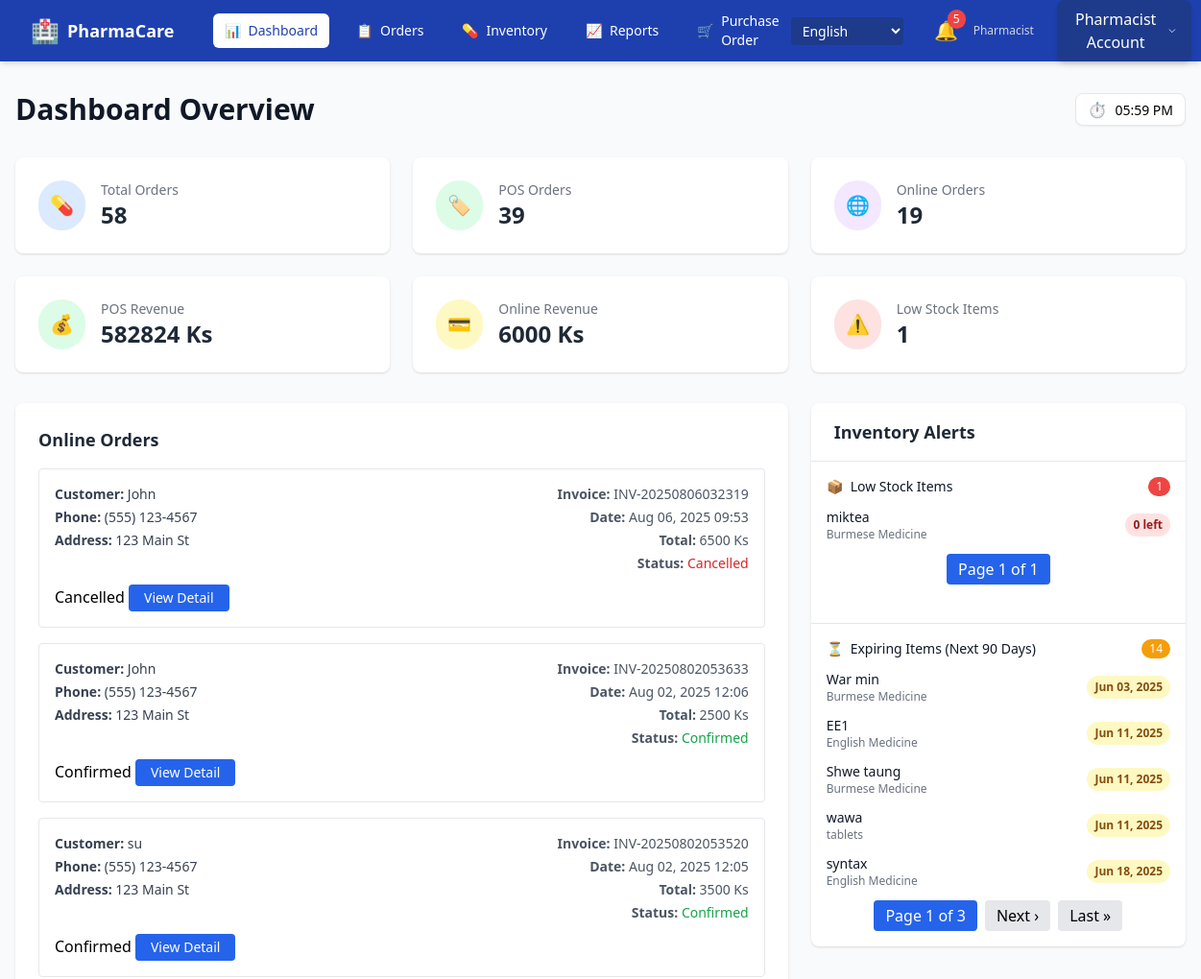
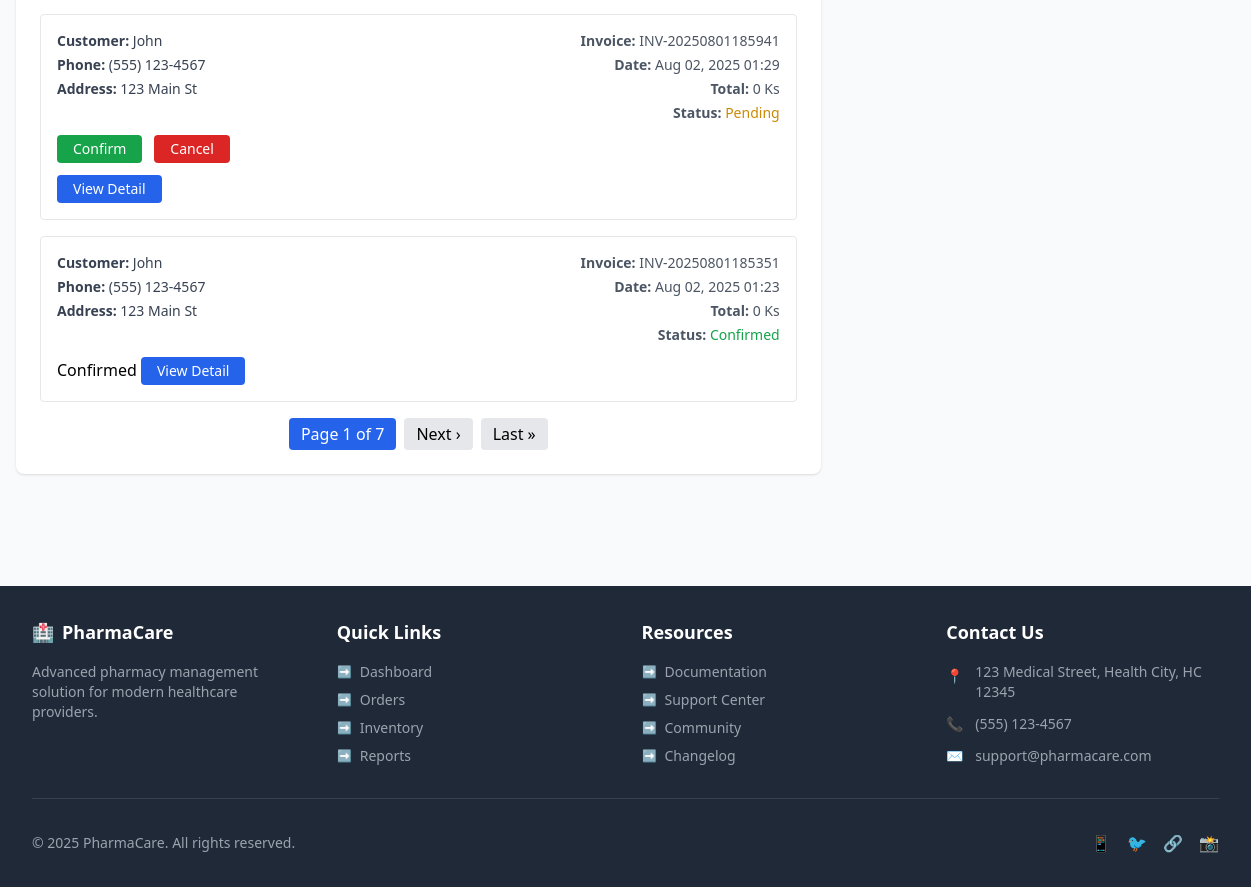
The app's page /en/pharmacist-dashboard/ (signed in), older data (2 pictures, top to bottom).
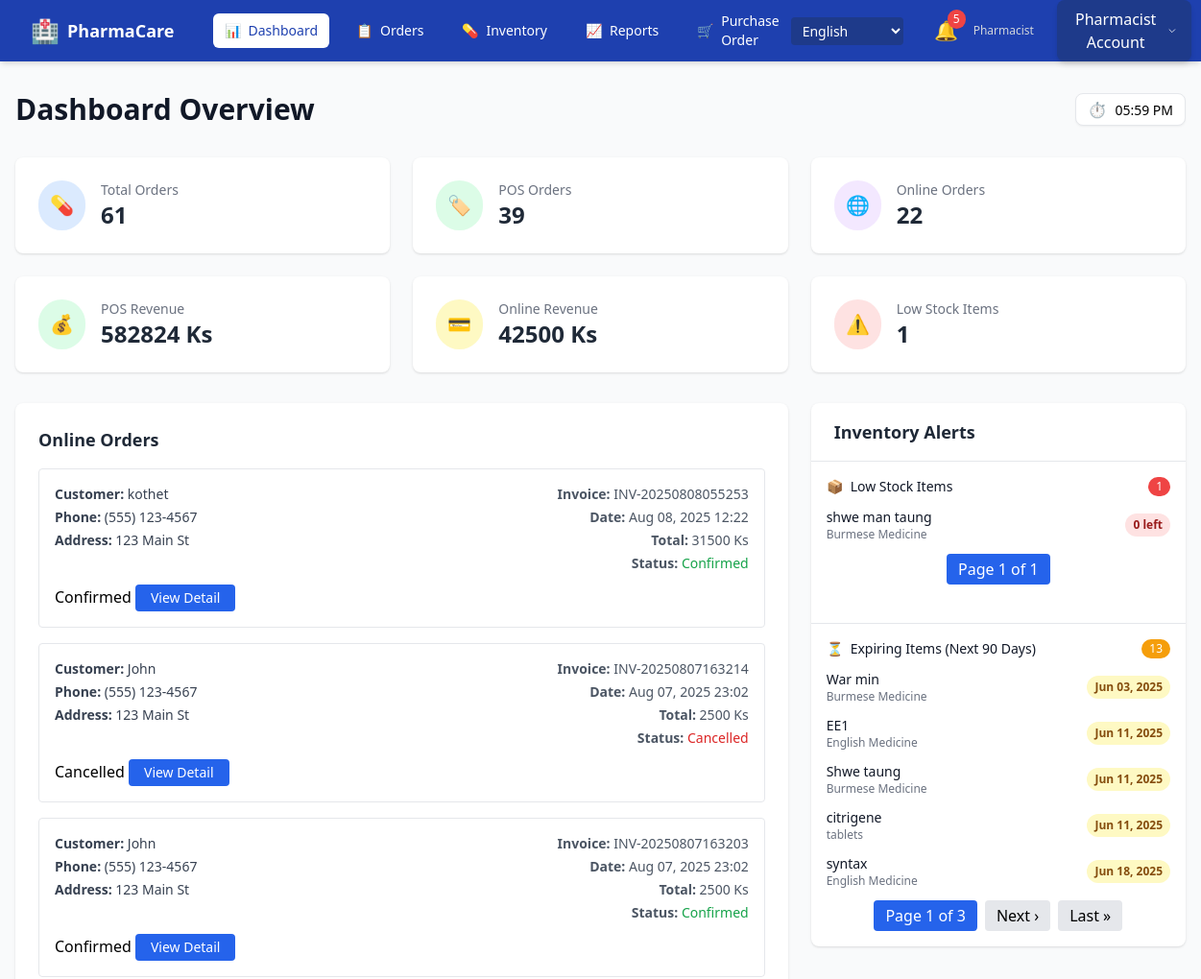
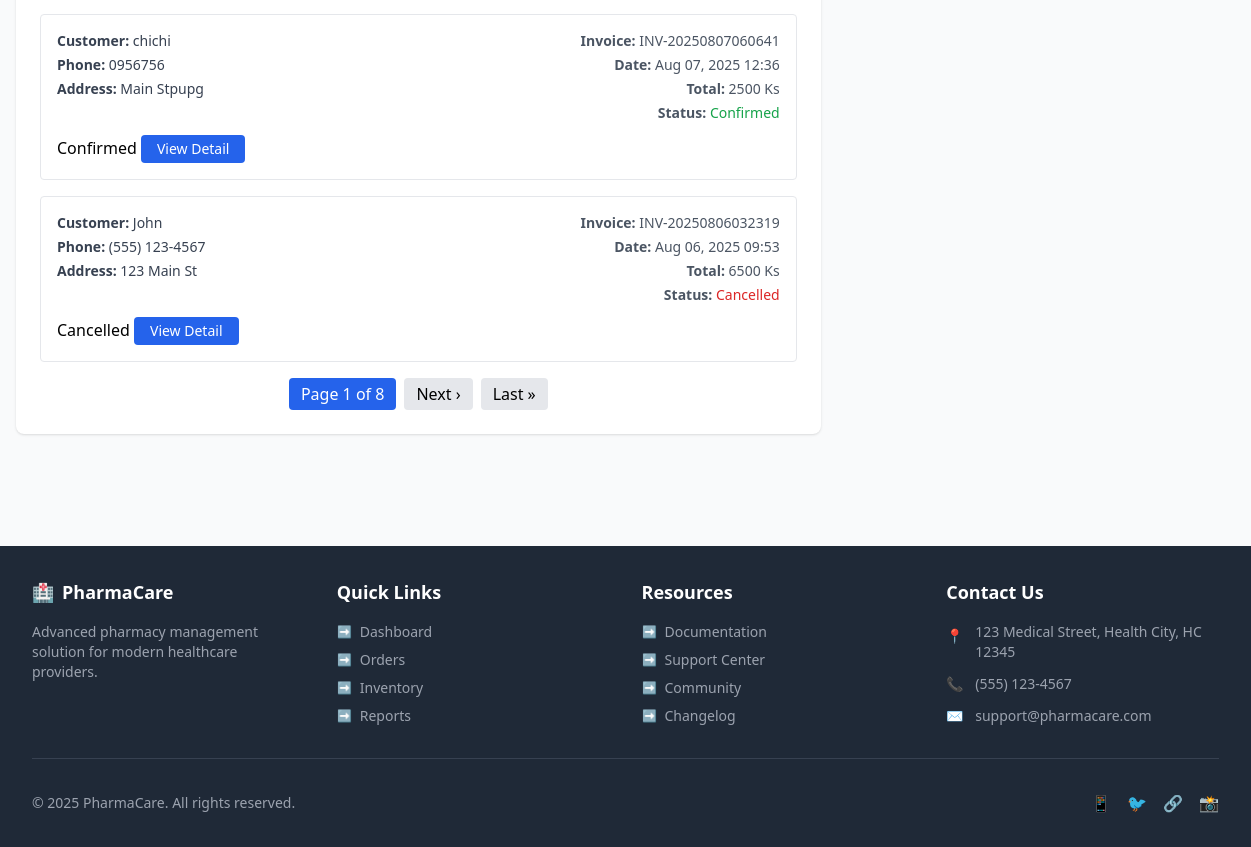
The same page, newer data (2 pictures, top to bottom).
### ourapp/models.py (models this page shows, shortened)
class Sale(models.Model):
    STATUS_CHOICES = [
        ('pending', _('Pending')),
        ('confirmed', _('Confirmed')),
        ('cancelled', _('Cancelled')),
    ]
    user = models.ForeignKey(User, on_delete=models.CASCADE, verbose_name=_("User"))
    invoice_no = models.CharField(max_length=100, verbose_name=_("Invoice No"))
    name = models.CharField(max_length=255, blank=True, null=True, verbose_name=_("Customer Name"))
    phone = models.CharField(max_length=50, blank=True, null=True, verbose_name=_("Phone"))
    address = models.CharField(max_length=255, blank=True, null=True, verbose_name=_("Address"))
    total_amount = models.PositiveIntegerField(verbose_name=_("Total Amount"))
    created_date = models.DateTimeField(auto_now_add=True, verbose_name=_("Created Date"))
    status = models.CharField(max_length=20, choices=STATUS_CHOICES, default='pending', blank=True, null=True, verbose_name=_("Status"))
    final_amount = models.PositiveIntegerField(default=0, verbose_name=_("Final Amount (with tax + shipping)"),blank=True,null=True)

class Item(models.Model):
    category = models.ForeignKey(Category, on_delete=models.CASCADE, verbose_name=_("Category"))
    item_photo = models.ImageField(upload_to='photos', verbose_name=_("Photo"))
    primary_supplier = models.ForeignKey(Supplier, on_delete=models.CASCADE, blank=True, null=True, verbose_name=_("Primary Supplier"))
    strength = models.CharField(max_length=50, blank=True, null=True, verbose_name=_("Strength"))
    item_name = models.CharField(max_length=255, verbose_name=_("Item Name"))
    item_quantity = models.PositiveIntegerField(verbose_name=_("Quantity"))
    item_price = models.PositiveIntegerField(verbose_name=_("Selling Price"))
    purcharse_price = models.PositiveIntegerField(default=0, verbose_name=_("Purchase Price"))
    reorder_level = models.PositiveIntegerField(default=0, blank=True, null=True, verbose_name=_("Reorder Level"))
    item_description = models.TextField(verbose_name=_("Description"))
    exp_date = models.DateField(verbose_name=_("Expiry Date"))
    brand_name = models.CharField(max_length=255, blank=True, null=True, verbose_name=_("Brand Name"))
    batch_number = models.CharField(max_length=100, blank=True, null=True, verbose_name=_("Batch Number"))
    stock_minimum = models.PositiveIntegerField(default=10, verbose_name=_("Minimum Stock"))
    is_limited = models.BooleanField(default=False, verbose_name=_("Limited Stock"))
    max_quantity = models.PositiveIntegerField(default=5, verbose_name=_("Maximum Quantity"))
    last_ordered = models.DateField(blank=True, null=True, verbose_name=_("Last Ordered"))

class Category(models.Model):
    name = models.CharField(max_length=100, unique=True, verbose_name=_("Name"))
    description = models.TextField(blank=True, null=True, verbose_name=_("Description"))
    def __str__(self):
        return self.name

### ourapp/views.py (the view)
# urls.py: path('pharmacist-dashboard/', pharmacist_dashboard_view, name='pharmacist_dashboard'),
@login_required
def pharmacist_dashboard_view(request):
    if request.user.userprofile.role != 'pharmacist':
        return HttpResponseForbidden("Unauthorized")
    pos_orders = Cart.objects.filter(payment_method__in=['cash', 'mobile', 'print'])
    pos_total = pos_orders.count()
    pos_revenue = pos_orders.aggregate(total=Coalesce(Sum('total_amount'), 0))['total']
    online_orders_queryset = (
        Sale.objects
        .exclude(user__userprofile__role='pharmacist')
        .select_related('user')
        .order_by('-created_date')
    )
    paginator = Paginator(online_orders_queryset, 5)
    page_number = request.GET.get('page')
    online_orders_list = paginator.get_page(page_number)
    confirmed_online_orders = online_orders_queryset.filter(status='confirmed')
    online_total = confirmed_online_orders.count()
    online_revenue = confirmed_online_orders.aggregate(
        total=Coalesce(Sum('final_amount'), 0)
    )['total']
    total_orders = pos_total + online_total
    low_stock_queryset = Item.objects.filter(item_quantity__lt=10).order_by('item_quantity')
    low_stock_paginator = Paginator(low_stock_queryset, 5)
    low_stock_page_number = request.GET.get('low_stock_page')
    low_stock_items = low_stock_paginator.get_page(low_stock_page_number)
    low_stock_count = low_stock_queryset.count()
    today = datetime.date.today()
    expiring_queryset = Item.objects.filter(exp_date__lte=today + datetime.timedelta(days=90)).order_by('exp_date')
    expiring_paginator = Paginator(expiring_queryset, 5)
    expiring_page_number = request.GET.get('expiring_page')
    expiring_items = expiring_paginator.get_page(expiring_page_number)
    expiring_count = expiring_queryset.count()
    for order in online_orders_list:
        if not order.name:
            order.name = order.user.username
    dashboard_stats = [
        {
            'label': 'Total Orders',
            'icon': '💊',
            'bg': 'bg-blue-100',
            'text': 'text-blue-600',
            'value': total_orders
        },
        {
            'label': 'POS Orders',
            'icon': '🏷️',
            'bg': 'bg-green-100',
            'text': 'text-green-600',
            'value': pos_total
        },
        {
            'label': 'Online Orders',
            'icon': '🌐',
            'bg': 'bg-purple-100',
            'text': 'text-purple-600',
            'value': online_total
        },
        {
            'label': 'POS Revenue',
            'icon': '💰',
            'bg': 'bg-green-100',
            'text': 'text-green-600',
            'value': f"{pos_revenue} Ks"
        },
        {
            'label': 'Online Revenue',
            'icon': '💳',
            'bg': 'bg-yellow-100',
            'text': 'text-yellow-600',
            'value': f"{online_revenue} Ks"
        },
        {
            'label': 'Low Stock Items',
            'icon': '⚠️',
            'bg': 'bg-red-100',
            'text': 'text-red-600',
            'value': low_stock_count
        },
    ]
    context = {
        'dashboard_stats': dashboard_stats,
        'low_stock_items': low_stock_items,
        'expiring_items': expiring_items,
        'online_orders_list': online_orders_list,
        'expiring_count': expiring_count,
    }
    return render(request, 'pharmacist/dashboard.html', context)

### ourapp/context_processors.py (called while the page is built)
def expiry_alert_items(request):
    if request.user.is_authenticated and hasattr(request.user, 'userprofile'):
        if request.user.userprofile.role == 'pharmacist':
            today = date.today()
            threshold_date = today + timedelta(days=90)
            expiring_items = Item.objects.filter(exp_date__lte=threshold_date, exp_date__gte=today).order_by('exp_date')
            return {'expiring_items': expiring_items}
    return {}

### templates/pharmacist/dashboard.html (shortened to what the changed rows need)
{% load i18n %}
<!DOCTYPE html>
<html lang="en">
<head>
    <script src="https://cdn.tailwindcss.com"></script>
</head>
<body class="bg-gray-50 flex flex-col min-h-screen">
    <div class="w-full px-4 py-8">
        <div class="mb-8">
            <div class="flex justify-between items-center">
                <div>
                    <h1 class="text-3xl font-bold text-gray-900">{% trans "Dashboard Overview" %}</h1>
                </div>
            </div>
        </div>
        <div class="grid grid-cols-1 md:grid-cols-2 lg:grid-cols-3 gap-6 mb-8">
            {% for stat in dashboard_stats %}
            <div class="card bg-white rounded-lg p-6 shadow hover:shadow-lg smooth-transition">
                <div class="flex items-center">
                    <div class="rounded-full {{ stat.bg }} p-3 mr-4">
                        <span class="{{ stat.text }} text-xl">{{ stat.icon }}</span>
                    </div>
                    <div>
                        <p class="text-gray-500 text-sm">{% trans stat.label %}</p>
                        <p class="text-2xl font-bold text-gray-800">{{ stat.value }}</p>
                    </div>
                </div>
            </div>
            {% endfor %}
        </div>
        <div class="grid grid-cols-1 lg:grid-cols-3 gap-6">
            <div class="lg:col-span-2">
                <div class="card bg-white rounded-lg p-6 shadow mb-8">
                    <h2 class="text-lg font-semibold text-gray-800 mb-4">{% trans "Online Orders" %}</h2>
{% if online_orders_list %}
    <div class="space-y-4">
        {% for order in online_orders_list %}
            <div class="border border-gray-200 rounded p-4 hover:bg-gray-50 transition">
                <div class="flex justify-between items-start flex-wrap">
                    <div class="text-sm text-gray-700 space-y-1">
                        <p><strong>{% trans "Customer:" %}</strong> {{ order.name|default:order.user.username }}</p>
                        <p><strong>{% trans "Phone:" %}</strong> {{ order.phone|default:"-" }}</p>
                        <p><strong>{% trans "Address:" %}</strong> {{ order.address|default:"-" }}</p>
                    </div>
                    <div class="text-sm text-gray-600 text-right space-y-1 mt-3 md:mt-0">
                        <p><strong>{% trans "Invoice:" %}</strong> {{ order.invoice_no }}</p>
                        <p><strong>{% trans "Date:" %}</strong> {{ order.created_date|date:"M d, Y H:i" }}</p>
                        <p><strong>{% trans "Total:" %}</strong> {{ order.final_amount }} {% trans "Ks" %}</p>
                        <p><strong>{% trans "Status:" %}</strong>
                            {% if order.status == "pending" %}
                                <span class="text-yellow-600 font-medium">{% trans "Pending" %}</span>
                            {% elif order.status == "confirmed" %}
                                <span class="text-green-600 font-medium">{% trans "Confirmed" %}</span>
                            {% elif order.status == "cancelled" %}
                                <span class="text-red-600 font-medium">{% trans "Cancelled" %}</span>
                            {% endif %}
                        </p>
                    </div>
                </div>
                {% if order.status == "pending" %}
                    <div class="mt-3 flex space-x-3">
                        <a href="{% url 'confirm_order' order.id %}" class="bg-green-600 text-white px-4 py-1 rounded text-sm hover:bg-green-700">{% trans "Confirm" %}</a>
                        <a href="{% url 'cancel_order' order.id %}" class="bg-red-600 text-white px-4 py-1 rounded text-sm hover:bg-red-700">{% trans "Cancel" %}</a>
                    </div>
                {% else %}
                    <span class="text-muted">{{ order.status|capfirst }}</span>
                {% endif %}
                <button onclick="viewOrderDetail({{ order.id }})"
                        class="mt-3 bg-blue-600 text-white px-4 py-1 rounded text-sm hover:bg-blue-700">
                    {% trans "View Detail" %}
                </button>
            </div>
        {% endfor %}
    </div>
    <div class="mt-4 flex justify-center space-x-2">
        <span class="px-3 py-1 bg-blue-600 text-white rounded">
            Page {{ online_orders_list.number }} of {{ online_orders_list.paginator.num_pages }}
        </span>
        {% if online_orders_list.has_next %}
            <a href="?page={{ online_orders_list.next_page_number }}" class="px-3 py-1 bg-gray-200 rounded hover:bg-gray-300">Next ›</a>
            <a href="?page={{ online_orders_list.paginator.num_pages }}" class="px-3 py-1 bg-gray-200 rounded hover:bg-gray-300">Last »</a>
        {% endif %}
    </div>
{% else %}
    <p class="text-gray-500">{% trans "No online orders yet." %}</p>
{% endif %}
                </div>
            </div>
            <div class="space-y-6">
                <div class="card bg-white rounded-lg shadow overflow-hidden">
                    <div class="px-6 py-4 border-b border-gray-200">
                        <h2 class="text-lg font-semibold text-gray-800">{% trans "Inventory Alerts" %}</h2>
                    </div>
                    <div class="divide-y divide-gray-200">
<div class="p-4">
    <ul class="space-y-3">
        {% for item in low_stock_items %}
        <li class="flex justify-between items-center">
            <div>
                <p class="text-sm font-medium text-gray-900">{{ item.item_name }}</p>
                <p class="text-xs text-gray-500">{{ item.category }}</p>
            </div>
            <span class="text-xs font-semibold px-2 py-1 rounded-full
                {% if item.item_quantity < 5 %}bg-red-100 text-red-800
                {% else %}bg-yellow-100 text-yellow-800{% endif %}">
                {{ item.item_quantity }} {% trans "left" %}
            </span>
        </li>
        {% empty %}
        <li class="text-center text-sm text-gray-500 py-2">
            {% trans "No low stock items" %}
        </li>
        {% endfor %}
    </ul>
</div>
<div class="p-4 mt-6">
    <div class="flex justify-between items-center mb-3">
        <h3 class="text-sm font-medium text-gray-900 flex items-center">
            <span class="text-warning mr-2">⏳</span> {% trans "Expiring Items (Next 90 Days)" %}
        </h3>
        <span class="bg-warning text-white text-xs font-medium px-2 py-0.5 rounded-full">
            {{ expiring_items.paginator.count }}
        </span>
    </div>
    <ul class="space-y-3">
        {% for item in expiring_items %}
        <li class="flex justify-between items-center">
            <div>
                <p class="text-sm font-medium text-gray-900">{{ item.item_name }}</p>
                <p class="text-xs text-gray-500">{{ item.category }}</p>
            </div>
            <span class="text-xs font-semibold px-2 py-1 rounded-full bg-yellow-100 text-yellow-800">
                {{ item.exp_date|date:"M d, Y" }}
            </span>
        </li>
        {% empty %}
        <li class="text-center text-sm text-gray-500 py-2">
            {% trans "No expiring items" %}
        </li>
        {% endfor %}
    </ul>
</div>
                    </div>
                </div>
            </div>
        </div>
    </div>
</body>
</html>

Row changes from the older to the newer data that the page shows:
no longer on this page (row unchanged): Sale: name "John", phone "(555) 123-4567", address "123 Main St", invoice_no "INV-20250802053633", created_date "Aug 02, 2025 12:06", final_amount "2500", status "Confirmed"
no longer on this page (row unchanged): Sale: name "su", phone "(555) 123-4567", address "123 Main St", invoice_no "INV-20250802053520", created_date "Aug 02, 2025 12:05", final_amount "3500", status "Confirmed"
no longer on this page (row unchanged): Sale: name "John", phone "(555) 123-4567", address "123 Main St", invoice_no "INV-20250801185941", created_date "Aug 02, 2025 01:29", final_amount "0"
no longer on this page (row unchanged): Sale: name "John", phone "(555) 123-4567", address "123 Main St", invoice_no "INV-20250801185351", created_date "Aug 02, 2025 01:23", final_amount "0", status "Confirmed"
added Sale: name "kothet", phone "(555) 123-4567", address "123 Main St", invoice_no "INV-20250808055253", created_date "Aug 08, 2025 12:22", final_amount "31500", status "Confirmed"
added Sale: name "John", phone "(555) 123-4567", address "123 Main St", invoice_no "INV-20250807163214", created_date "Aug 07, 2025 23:02", final_amount "2500", status "Cancelled"
added Sale: name "John", phone "(555) 123-4567", address "123 Main St", invoice_no "INV-20250807163203", created_date "Aug 07, 2025 23:02", final_amount "2500", status "Confirmed"
added Sale: name "chichi", phone "0956756", address "Main Stpupg", invoice_no "INV-20250807060641", created_date "Aug 07, 2025 12:36", final_amount "2500", status "Confirmed"
changed Item: item_name "miktea" → "shwe man taung"
changed Item "tablets": item_name "wawa" → "citrigene"
Text that changed along with them:
{{ online_orders_list.paginator.num_pages }}: "7" → "8"
{{ expiring_items.paginator.count }}: "14" → "13"
new list line: "💊 Total Orders 61"
new list line: "🌐 Online Orders 22"
new list line: "💳 Online Revenue 42500 Ks"
list line gone: "💊 Total Orders 58"
list line gone: "🌐 Online Orders 19"
list line gone: "💳 Online Revenue 6000 Ks"
